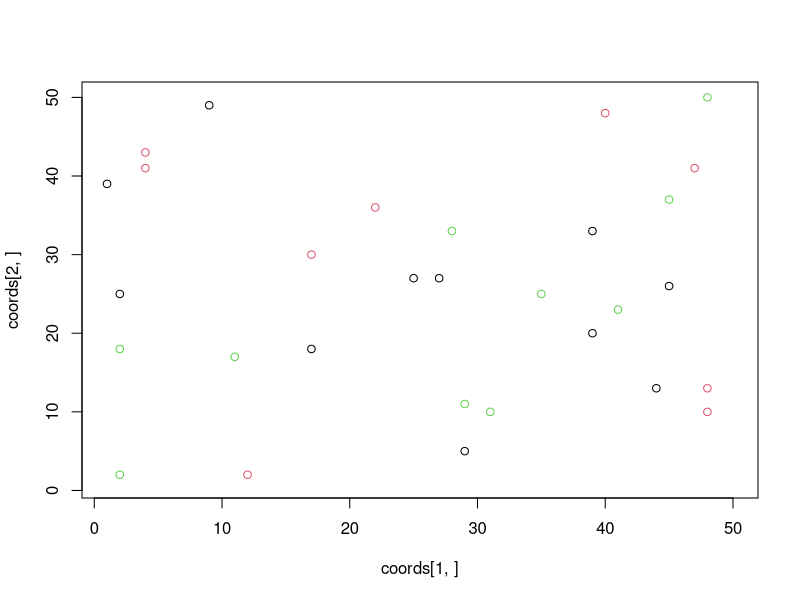
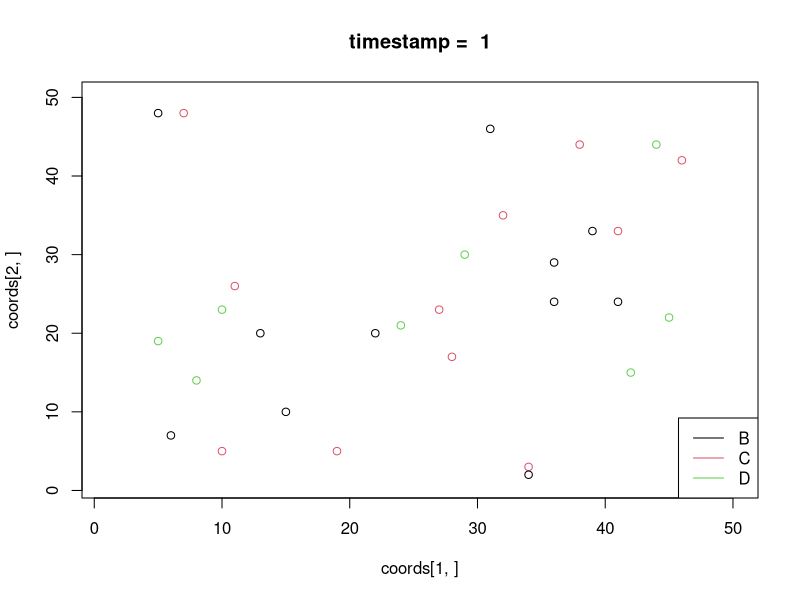
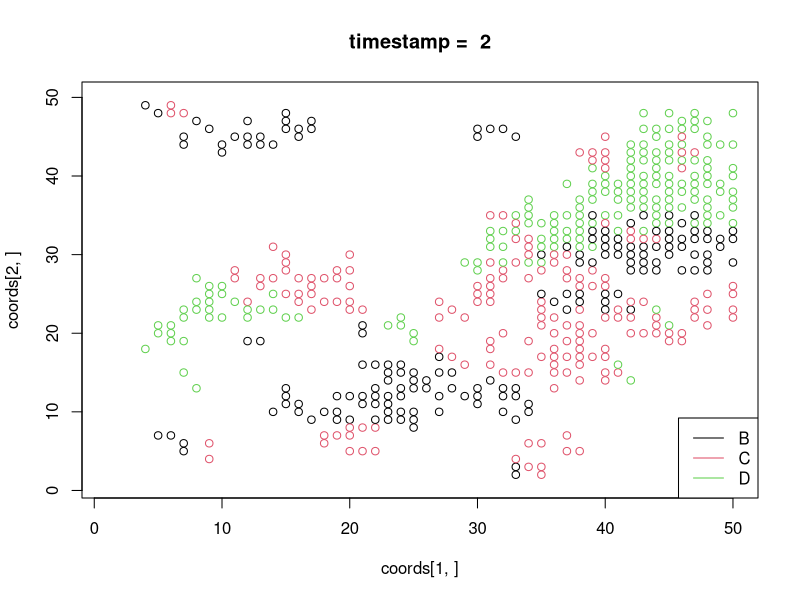
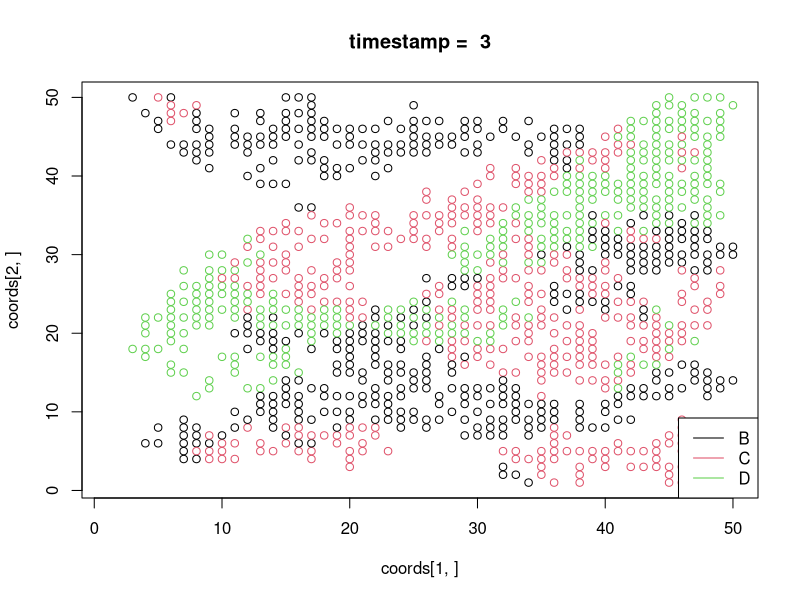
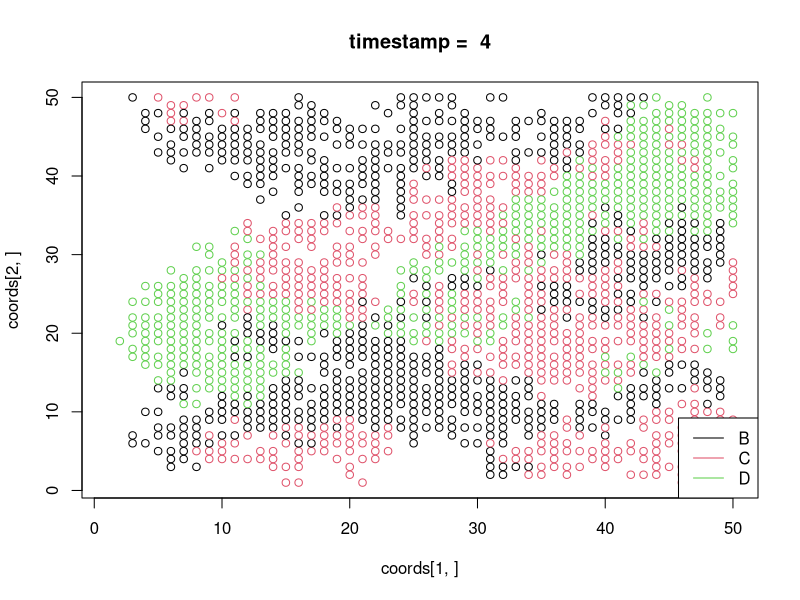
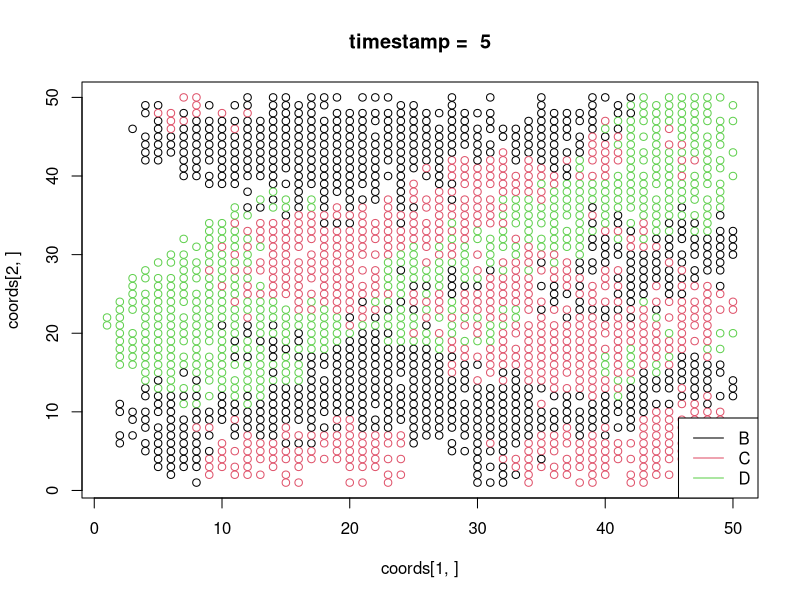
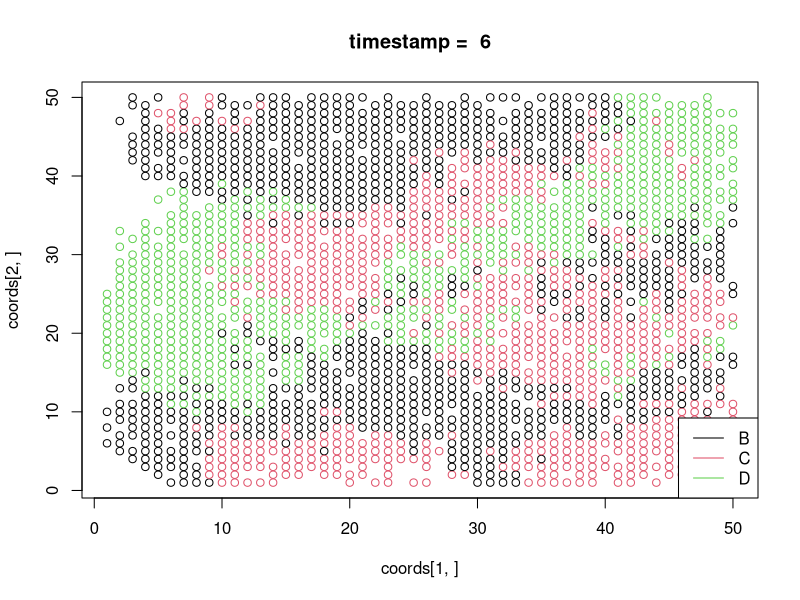
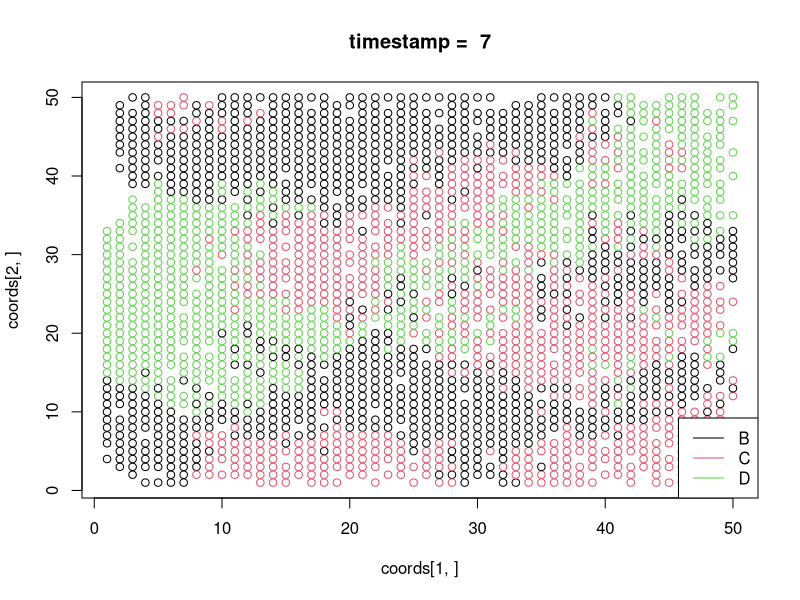

The R script that drew these images, in order:
# ----- IMSVS ----- #

# TODO : add_food : changé en +X à chaque itt pour toutes les cases
#        verif consumption (les valeurs que prend la variable 'r')


#This is is main body of the program 

y_max = 50
x_max = 50
DThreshold = 50
IThreshold = 5
init_health = 20
t = 0
lyso_time = 10
division_factor = 0.25
init_food_value = 5
food_per_itt = 1
food_delay = 1
lyzo_dmg = 2
timestamp = 200
n_bacts = 30

# Placing  bacteria
Init_bacteria<-function(n_bacts)
{
coords <<- matrix(data = 0, ncol = n_bacts, nrow = 2)
Health <<- matrix(data = 0, ncol =  x_max, nrow = y_max)
Type <<- matrix(data = 0, ncol =  x_max, nrow = y_max)

id = sample(1:(x_max*y_max), n_bacts, replace = FALSE)

  for (i in 1:n_bacts) {
    x = ((id[i]-1) %% y_max) + 1
    y = floor((id[i]-1) / y_max) + 1
    coords[, i] <<- c(x, y)
    i = i + 1
    Health[x,y] <<- init_health
    rd = runif(1)
    if(rd < 0.33)      Type[x,y] <<- 1 # 'B'
    else if(rd < 0.66) Type[x,y] <<- 2 # 'C'
    else               Type[x,y] <<- 3 # 'D'
  }
}

Init_bacteria(n_bacts)
color = diag(Type[coords[1,],coords[2,]])
plot(coords[1,],coords[2,], xlim = c(1, x_max), ylim = c(1, y_max), col=color)

# Placing the food
Placing_food<-function()
{
  Food <<- array(rep(init_food_value, x_max * y_max * 6), dim=c(x_max, y_max, 6))
}

Add_food<-function()
{
  Food <<- Food + array(rep(food_per_itt, x_max * y_max * 6), dim=c(x_max, y_max, 6))
}

# Cell Division
Cell_Division<-function(x, y)
{
original_health = floor(Health[x, y] / 2 * division_factor)
typeb<-Type[x, y]
fin = 0
counter = 1
xs <- c(x - 1, x    , x + 1, x    , x - 1, x - 1, x + 1, x + 1)
ys <- c(y    , y + 1, y    , y - 1, y - 1, y + 1, y + 1, y - 1)

# We get the number of empty cells and their coords
empty_cells = 0 # Nombre de cellule vide 
cells_coords <- matrix(data = 0, ncol =  8, nrow = 2)

  while(counter <= 8)
  {
    xx = xs[counter]
    yy = ys[counter]
    if(xx > 0 && xx <= x_max && yy > 0 && yy <= y_max)
    {
        if(Health[xx, yy] == 0)
      {
          empty_cells = empty_cells + 1
          cells_coords[1, empty_cells] = xx
          cells_coords[2, empty_cells] = yy
        }
    }
    counter = counter + 1
  }
  if(empty_cells > 0)
  {
    if (empty_cells >= 2)
      rd = sample(1:empty_cells, 2, replace = FALSE) # On ne veut pas 2 fois la même position du coup
    else
      rd = 1
    for(index in rd){
      new_cell_x = cells_coords[1, index]
      new_cell_y = cells_coords[2, index]
      Health[new_cell_x, new_cell_y] <<- original_health
      Type[new_cell_x, new_cell_y] <<- typeb
      n_bacts <<- n_bacts + 1
      coords <<- cbind(coords, c(new_cell_x, new_cell_y))
    }
  }
    
  # remove bacterie // Bah du coup non?
  Kill_bacteria(x,y)
}

Comsumption<-function(x, y)
{
  # I G F L T C
  # 1 2 3 4 5 6
  
  tmp <- 0
  tmp = 0
  if(x > 1 && x < x_max && y > 1 && y < y_max)
    for(j in (x-1):(x+1))
    {
      for(k in (y-1):(y+1))
      {
      for(f in 1:6) # type food.
      {
        if(Food[j, k, f] > 0)
        {
          if(
            Type[x, y] == 1 && (f >= 2 && f <= 4)
            || 
            Type[x, y] == 2 && (f <= 4)
            ||
            Type[x, y] == 3 && (f >= 5)
            )
            Food[j, k, f] <<- Food[j, k, f] - 1
            tmp = tmp + 1
        }
      }
    }
  }
  Health[x, y] <<- Health[x, y] + tmp
  # print(tmp)
}


Adjust_lysozyme<-function(x, y)
{
  if(Type[x, y] == 2){ # Bactérie C
    Health[x, y] <<- Health[x, y] - lyzo_dmg
  }
}

Kill_bacteria<-function(x,y){
  index = 0
  
  a = which(coords[1,] == x)
  b = which(coords[2,] == y)
  index = intersect(a,b)
  
  Health[x, y] <<- 0
  Type[x, y] <<- 0
  
  if(index != 0){
    n_bacts <<- n_bacts - 1
    coords <<- coords[,-index]
  }
}

Init_bacteria(n_bacts)
Placing_food()


GIB = rep(NA, times=timestamp)
num_bacteria = matrix(data = 0, ncol = timestamp, nrow = 3)

for(t in 1:timestamp)
{
  color = diag(Type[coords[1,],coords[2,]])
  plot(coords[1,],coords[2,], xlim = c(1, x_max), ylim = c(1, y_max), col=color)
  title(paste("timestamp = ",t))
  legend(legend = c("B", "C", "D"), col = 1:3, x = "bottomright", lty=1)

  for(i in 1:x_max)
  {
    for(j in 1:y_max)
    {
      if(Health[i, j] != 0)
        Comsumption(i, j)
      
      if(Health[i, j] > DThreshold)
        Cell_Division(i, j)
      
      Health[i, j] = Health[i, j] - IThreshold
        
      if(t > lyso_time)
        Adjust_lysozyme(i, j)
      
      if(Type[i, j] != 0 && Health[i, j] <= 0)
        Kill_bacteria(i,j)
      if(Health[i, j] <= 0)
        Health[i, j] <- 0
    }
  }
  
  if(t %% food_delay == 0)
    Add_food()
  
  B = sum(Type[,] == 1)
  C = sum(Type[,] == 2)
  D = sum(Type[,] == 3)
  Bs = sum(Health[Type[,] == 1])
  Cs = sum(Health[Type[,] == 2])
  Ds = sum(Health[Type[,] == 3])
  
  GIB[t] = (B/Bs) / ((C+D)/(Cs+Ds)) - 1
  num_bacteria[,t] = c(B,C,D) 
}

ts = 1:timestamp

plot(ts, c(num_bacteria[1,]), type = "o", col = 1, ylim = c(40, max(num_bacteria)))
lines(ts, num_bacteria[2,], type = "o", col = 2)
lines(ts, num_bacteria[3,], type = "o", col = 3)
abline(v=lyso_time)
legend(legend = c("B", "C", "D"), col = 1:3, lty=1, x = "topright")

up = GIB>=0
down = GIB<=0
half = (max(ts[up]) + min(ts[down]))/2
plot(ts, GIB, type = "o")
# polygon(x = c(min(ts[up]), ts[up],half),
#         y = c(0, GIB[up],0),
#         col = "red" )
# polygon(x = c(half,ts[down],max(ts[down])),
#         y = c(0,GIB[down],0),
#         col = "blue" )
lines(1:timestamp, rep(0,timestamp))
abline(v=lyso_time)

